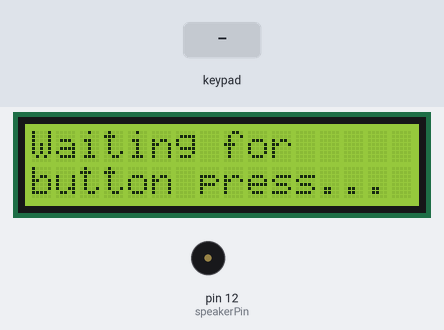
Simulated run of this sketch. Board: Arduino Mega 2560, built with avr-gcc and run on an emulated ATmega2560. Shown: 16×2 character LCD, buzzer (waves = sounding). The test bench sets the inputs (shaded band). No radio packets arrive unless stated; what the sketch prints to the serial monitor is not drawn.

Above: at 7.5 s.
7.6 s: key 'U' pressed
At 8.3 s:
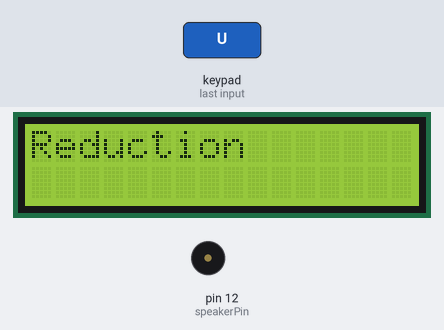
9.2 s: key 'K' pressed
At 9.7 s:
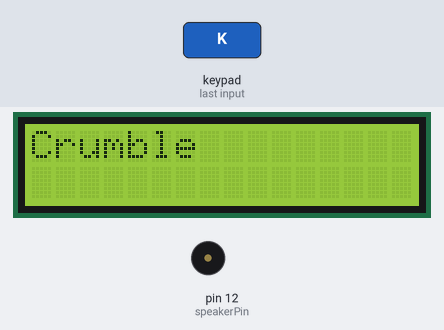
10.8 s: key '@' pressed
At 12.1 s:
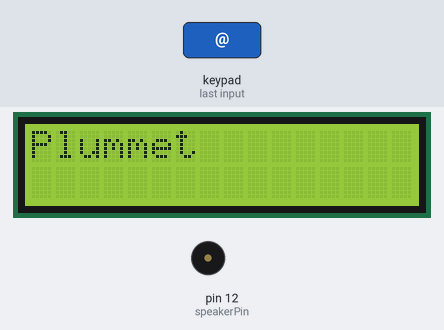
12.4 s: key 'A' pressed
At 13.3 s:
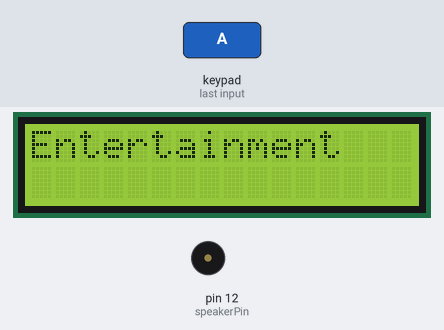
14.0 s: key 'F' pressed
At 14.6 s:
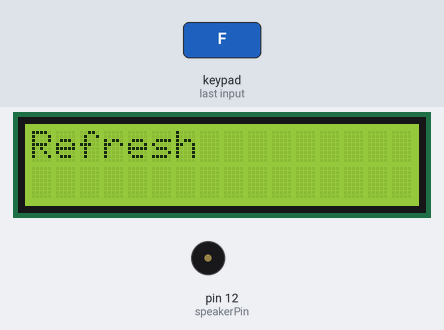
15.6 s: key '?' pressed
At 16.8 s:
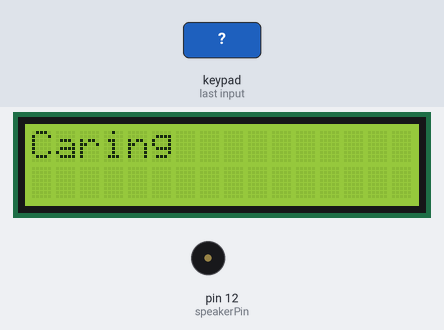
Timing chart, 0 to 18.6 s (numbered marks = the images above; inputs shaded):
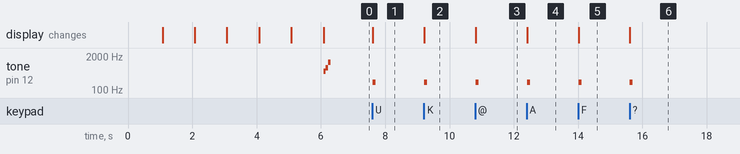

The sketch:

speakSpell_LCD_RF.ino
```cpp
/*  Title:       Speak n Spell
 *  Description: Send keyboard code over RF when keypad button is pressed on a Speak n Spell toy.
 *  Author:      Colin Travis
 *  Version:     0.2
 *  Modified:    12/1/2017
 */

#define DEBUG true
#include <SPI.h>
#include "RF24.h"
#include <LiquidCrystal.h>
#include "pitches.h"
#include <Keypad.h>

#define speakerPin 12
// Delay routine for LCD display
long previousMillis = 0;
long screenDelay = 5000;


// /////////////////////////////////////////////////////////////////////////////
// Define the Keymap for the Speak n Spell

// Keypad connector has 13 pins, map them to Mega pins
const byte ROWS = 5; // Five rows of keys
const byte COLS = 8; // Eight columns of keys
// Speak n spell rows 1 = 22, 2 = 23, 11 = 32, 12 = 33, 13 = 34
// Speak n spell cols 3 = 24, 4 = 25, 5 = 26, 6 = 27, 7 = 28, 8 = 29 , 9 = 30, 10 = 31
byte rowPins[ROWS] = { 22, 23, 32, 33, 34};
byte colPins[COLS] = { 24, 25, 26, 27, 28, 29, 30, 31};

// Map special buttons to definable keys
// OFF = @, GO = %, REPLAY = <, ??? = !, " = $, :) = (, ON = ), RETURN = *
char keys[ROWS][COLS] = {
  {'U','K','@','A','F','?','P','Z'},
  {'V','L','%','B','G','&','Q','`'},
  {'W','M','<','C','H','!','R','#'},
  {'X','N','$','D','I','(','S','/'},
  {'Y','O','_','E','J',')','T','*'}
};

// Create the Keypad object
Keypad keypad = Keypad( makeKeymap(keys), rowPins, colPins, ROWS, COLS );

// /////////////////////////////////////////////////////////////////////////////
// LCD Display pins = wire color = Mega pin
// ----------------------------------------
// rs = Orange = 7
// en = Orange/white = 6
// d4 = Brown = 5
// d5 = Brown/White = 4
// d6 = Blue = 3
// d7 = Blue/White = 2
// A = Green = +5
// K = Green/White = Gnd
// RW = Blue = Gnd
// VSS = Green/White = Gnd
// VDD = Green = +5

const int rs = 7, en = 6, d4 = 5, d5 = 4, d6 = 3, d7 = 2;

LiquidCrystal lcd(rs, en, d4, d5, d6, d7);

// Strings for Screen
const String phrases[ROWS][COLS] = {
  {"Reduction","Crumble","Plummet","Entertainment","Refresh","Caring","Sizzle","Theatrics"},
  {"Purchase & Sell","Wake Up","Educate","Listen","Beautification","Wealth","Public Voice","Illuminate"},
  {"Fast & Improved","Sharing","Individualism","Luxury","Glamour","Cutting Edge","Naturalistic","Friendship"},
  {"Longevity","Trust","Exotic","Anytime","Hi Fidelity","Interconnection","Negotiations","Halt"},
  {"Tremors","Summary","Rise & Fall","Silence","Might","Listening","Smokescreen","Desolation"}
};

// /////////////////////////////////////////////////////////////////////////////
// Set up nRF24L01 radio
// Contacts from the NRF24L01 radio to mega pins
//     1 = GND                       2 = +3.3
//     3 = CE -> pin 9 on Mega       4 = CSN -> pin 53 on Mega
//     5 = SCK -> pin 52 on Mega     6 = MISO -> pin 50 on Mega
//     7 = MOSI -> pin 51 on Mega    8 = not connected

RF24 radio(9, 53);
const uint64_t pipe = 0xE8E8F0F0E1LL; // Transmitter address

// /////////////////////////////////////////////////////////////////////////////
//                               Functions                                    //
// /////////////////////////////////////////////////////////////////////////////
//  Plays a triple note ascending
void playTripleNoteAsc() {
  tone(speakerPin,NOTE_C5,75);
  delay(75);
  tone(speakerPin,NOTE_F5,75);
  delay(75);
  tone(speakerPin,NOTE_D6,80);
  delay(80);
  noTone(speakerPin);
}

//  Plays a triple note descending
void playTripleNoteDes() {
  tone(speakerPin,NOTE_D6,75);
  delay(75);
  tone(speakerPin,NOTE_F5,75);
  delay(75);
  tone(speakerPin,NOTE_C5,80);
  delay(80);
  noTone(speakerPin);
}

// Reset screen to display Waiting for button press
void resetScreen(){
//  delay(screenDelay);
  lcd.clear();
  lcd.setCursor(0,0);
  lcd.write("Waiting for");
  lcd.setCursor(0, 1);
  lcd.write("button press...");
}

// /////////////////////////////////////////////////////////////////////////////
//                            Setup and Loop                                  //
// /////////////////////////////////////////////////////////////////////////////
void setup() {
  lcd.begin(16, 2);
  if (DEBUG) Serial.begin(9600);

  // the following statements improve transmission range
  radio.begin();
  radio.setPayloadSize(1); // setting the payload size to the needed value
  radio.setDataRate(RF24_250KBPS); // reducing bandwidth
  radio.openWritingPipe(pipe); // set the transmitter address
  if (DEBUG) Serial.println("Serial working.");

  // Initializing Radio - Delay
  lcd.clear();
  lcd.setCursor(0,0);
  lcd.write("Initializing...");
  for(int i=5; i >= 0; i--){
    lcd.setCursor(0,1);
    lcd.print(i);
    if (DEBUG) Serial.println(i);
    delay(1000);
  }
  resetScreen();

  // Play Initial Notes
  playTripleNoteAsc();
}

void loop()
{
  unsigned long currentMillis = millis();
  if(currentMillis - previousMillis > screenDelay) {
    previousMillis = currentMillis;
    resetScreen();
  }
  char key = keypad.getKey();
  String ph;
  if(key){
    radio.powerUp();
    radio.write(&key, sizeof(key));
    radio.powerDown();
    if (DEBUG) Serial.println(key);
    noTone(speakerPin);
    // Look up phrase in array
    for (int i=0; i<ROWS; i++){
      for (int k=0; k<COLS; k++){
        if (key == keys[i][k]){
          ph = phrases[i][k];
          break;
        }
      }
    }
    lcd.clear();
    lcd.setCursor(0, 0);
    lcd.print(ph);
    previousMillis = currentMillis;
    if (DEBUG) Serial.println(" Radio sent");
    tone(speakerPin, NOTE_G3, 100);
  }
}
```

pitches.h
```cpp
/*************************************************
 * Public Constants
 *************************************************/

#define NOTE_B0  31
#define NOTE_C1  33
#define NOTE_CS1 35
#define NOTE_D1  37
#define NOTE_DS1 39
#define NOTE_E1  41
#define NOTE_F1  44
#define NOTE_FS1 46
#define NOTE_G1  49
#define NOTE_GS1 52
#define NOTE_A1  55
#define NOTE_AS1 58
#define NOTE_B1  62
#define NOTE_C2  65
#define NOTE_CS2 69
#define NOTE_D2  73
#define NOTE_DS2 78
#define NOTE_E2  82
#define NOTE_F2  87
#define NOTE_FS2 93
#define NOTE_G2  98
#define NOTE_GS2 104
#define NOTE_A2  110
#define NOTE_AS2 117
#define NOTE_B2  123
#define NOTE_C3  131
#define NOTE_CS3 139
#define NOTE_D3  147
#define NOTE_DS3 156
#define NOTE_E3  165
#define NOTE_F3  175
#define NOTE_FS3 185
#define NOTE_G3  196
#define NOTE_GS3 208
#define NOTE_A3  220
#define NOTE_AS3 233
#define NOTE_B3  247
#define NOTE_C4  262
#define NOTE_CS4 277
#define NOTE_D4  294
#define NOTE_DS4 311
#define NOTE_E4  330
#define NOTE_F4  349
#define NOTE_FS4 370
#define NOTE_G4  392
#define NOTE_GS4 415
#define NOTE_A4  440
#define NOTE_AS4 466
#define NOTE_B4  494
#define NOTE_C5  523
#define NOTE_CS5 554
#define NOTE_D5  587
#define NOTE_DS5 622
#define NOTE_E5  659
#define NOTE_F5  698
#define NOTE_FS5 740
#define NOTE_G5  784
#define NOTE_GS5 831
#define NOTE_A5  880
#define NOTE_AS5 932
#define NOTE_B5  988
#define NOTE_C6  1047
#define NOTE_CS6 1109
#define NOTE_D6  1175
#define NOTE_DS6 1245
#define NOTE_E6  1319
#define NOTE_F6  1397
#define NOTE_FS6 1480
#define NOTE_G6  1568
#define NOTE_GS6 1661
#define NOTE_A6  1760
#define NOTE_AS6 1865
#define NOTE_B6  1976
#define NOTE_C7  2093
#define NOTE_CS7 2217
#define NOTE_D7  2349
#define NOTE_DS7 2489
#define NOTE_E7  2637
#define NOTE_F7  2794
#define NOTE_FS7 2960
#define NOTE_G7  3136
#define NOTE_GS7 3322
#define NOTE_A7  3520
#define NOTE_AS7 3729
#define NOTE_B7  3951
#define NOTE_C8  4186
#define NOTE_CS8 4435
#define NOTE_D8  4699
#define NOTE_DS8 4978
```

Measured:
- after the input at 7.6 s, tone on pin 12 (speakerPin): silent → 196 Hz at once, → silent 0.10 s later; the display: changes at once (image 1)
- after the input at 9.2 s, tone on pin 12 (speakerPin): silent → 196 Hz at once, → silent 0.10 s later; the display: changes at once (image 2)
- after the input at 10.8 s, tone on pin 12 (speakerPin): silent → 196 Hz at once, → silent 0.10 s later; the display: changes at once (image 3)
- after the input at 12.4 s, tone on pin 12 (speakerPin): silent → 196 Hz at once, → silent 0.10 s later; the display: changes at once (image 4)
- after the input at 14.0 s, tone on pin 12 (speakerPin): silent → 196 Hz at once, → silent 0.10 s later; the display: changes at once (image 5)
- after the input at 15.6 s, tone on pin 12 (speakerPin): silent → 196 Hz at once, → silent 0.10 s later; the display: changes at once (image 6)
